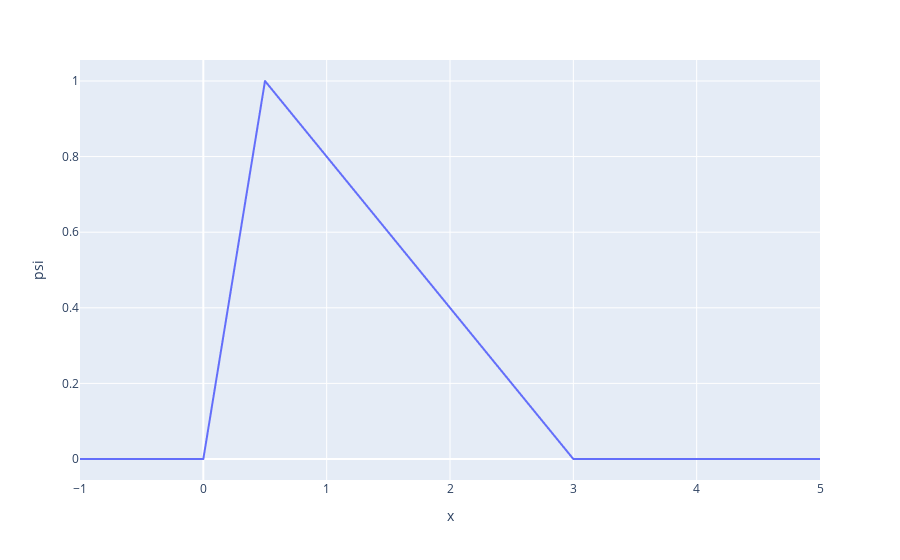

Write notebook code for a chart like this one.
### Markdown cell above
B. Sketch $\psi(x)$ as a function of $x$. (434: 3 pts, 591: 2 pts)

### Code cell
import numpy as np
import plotly.express as px
from pandas import DataFrame

#take advantage of function scoping so as have A, x, a, and b have different values in this chunk than the #others without having to reassign them later
def Psi(x, a, b):
  A = (3/b)**0.5
  if (0 <= x) & (x < a):
    psi = A*x/a
  elif (a <= x) & (x <= b):
    psi = A*(b-x)/(b-a)
  else:
    psi = 0
  return psi


def plot_psi(a, b):
    x = np.linspace(-1, b+2, num = 10000)
    psi_array = []
    for i in x:
      psi_array.append(Psi(i, a, b))

    psi_df = DataFrame({'x': x, 'psi': psi_array})
    px.line(psi_df, x = 'x', y = 'psi').show()
    return(psi_df)

psi_df = plot_psi(a = 0.5, b = 3)

### Figure 1 — Plotly figure (JSON) as saved in the notebook; plotly's stock layout.template omitted (floating-point values rounded to 4 significant figures; data arrays with more than 128 entries replaced by an {"elided": "..."} marker saying what was removed)
{"data": [{"hovertemplate": "x=%{x}<br>psi=%{y}<extra></extra>", "legendgroup": "", "line": {"color": "#636efa", "dash": "solid"}, "marker": {"symbol": "circle"}, "mode": "lines", "name": "", "showlegend": false, "x": {"elided": "10000 float values"}, "xaxis": "x", "y": {"elided": "10000 float values"}, "yaxis": "y", "type": "scattergl"}], "layout": {"xaxis": {"anchor": "y", "domain": [0.0, 1.0], "title": {"text": "x"}}, "yaxis": {"anchor": "x", "domain": [0.0, 1.0], "title": {"text": "psi"}}, "legend": {"tracegroupgap": 0}, "margin": {"t": 60}}}
